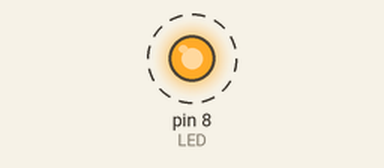
Simulated run of this sketch. Board: Arduino Uno, built with avr-gcc and run on an emulated ATmega328P. Shown: output pins drawn as LEDs (lit = HIGH). Dashed ring = blinking.

Above: at 0.15 s.
Timing chart, 0 to 3.0 s (numbered marks = the images above):
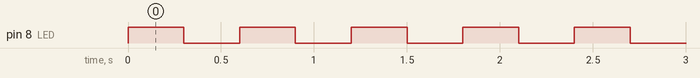

The sketch:

Test0202_2.ino
```cpp
const int LED = 8;
const int HIGH_VAL = 1;
const int LOW_VAL = 0;

   void setup() {
  pinMode(LED, OUTPUT);
}

   void loop() {
  digitalWrite(LED, HIGH_VAL);
  delay(300);
  digitalWrite(LED, LOW_VAL);
  delay(300);

}
```

Measured:
- by itself, pin 8 (LED): alternates HIGH for 0.30 s and LOW for 0.30 s
